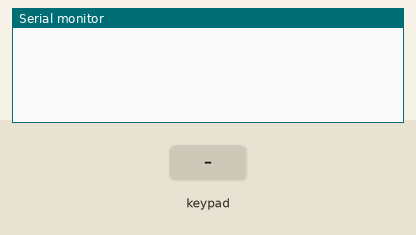
Bench run of a sketch on a simulated Arduino Uno, built with avr-gcc and run on an emulated ATmega328P. On the bench: the last lines printed to the serial monitor. The test bench sets the inputs (shaded band).

Above: at 1.2 s.
1.3 s: key 'f' pressed
At 1.7 s:
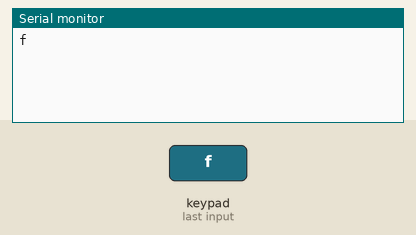
2.8 s: key 'b' pressed
At 4.0 s:
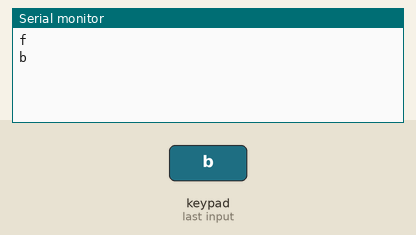
4.3 s: key 'l' pressed
At 5.4 s:
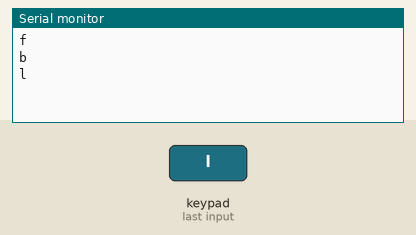
5.8 s: key 'r' pressed
At 6.6 s:
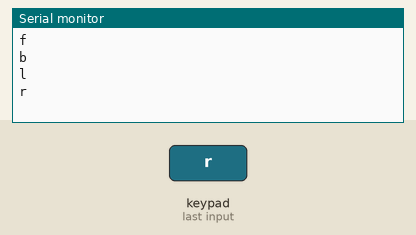

The sketch:

keypad_2x2.ino
```cpp
#include <Keypad.h>

const byte ROWS = 2;
const byte COLS = 2;

char keys[ROWS][COLS] = {
  {'f' , 'b'},
  {'l' , 'r'},
};

byte rowPins[ROWS] = {2,3};
byte colPins[COLS] = {4,5};
Keypad keypad = Keypad( makeKeymap(keys),rowPins,colPins,ROWS,COLS);
void setup() {
  // put your setup code here, to run once:
  Serial.begin(9600);
}

void loop() {
  // put your main code here, to run repeatedly:
  char key = keypad.getKey();
  if(key != NO_KEY)
  {
    Serial.println(key);
  }
}
```

Measured:
- after the input at 1.3 s, the serial monitor: prints a new line at once (image 1)
- after the input at 2.8 s, the serial monitor: prints a new line at once (image 2)
- after the input at 4.3 s, the serial monitor: prints a new line at once (image 3)
- after the input at 5.8 s, the serial monitor: prints a new line at once (image 4)
